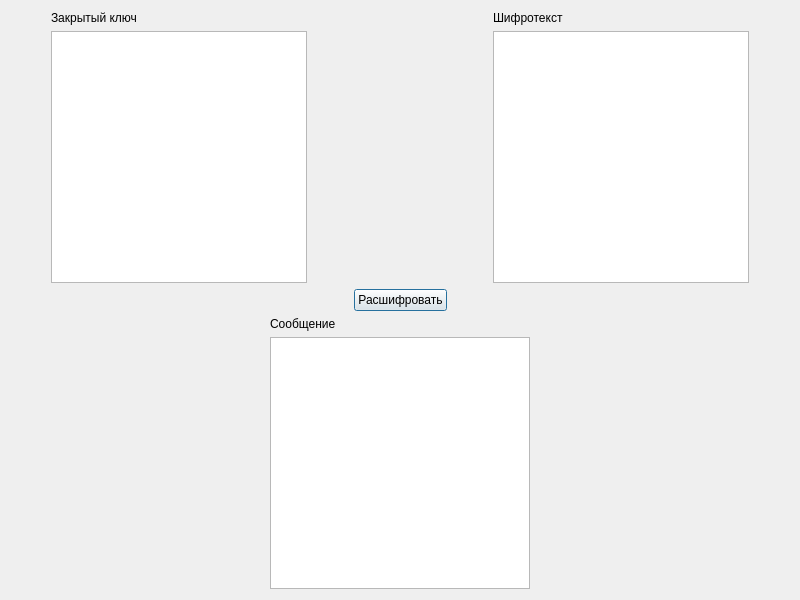
<?xml version="1.0" encoding="UTF-8"?>
<ui version="4.0">
 <class>Decrypt</class>
 <widget class="QDialog" name="Decrypt">
  <property name="geometry">
   <rect>
    <x>0</x>
    <y>0</y>
    <width>800</width>
    <height>600</height>
   </rect>
  </property>
  <property name="windowTitle">
   <string>Dialog</string>
  </property>
  <layout class="QVBoxLayout" name="verticalLayout_4">
   <item>
    <layout class="QHBoxLayout" name="horizontalLayout_3">
     <item>
      <layout class="QHBoxLayout" name="horizontalLayout">
       <item>
        <spacer name="horizontalSpacer">
         <property name="orientation">
          <enum>Qt::Horizontal</enum>
         </property>
         <property name="sizeHint" stdset="0">
          <size>
           <width>40</width>
           <height>20</height>
          </size>
         </property>
        </spacer>
       </item>
       <item>
        <layout class="QVBoxLayout" name="verticalLayout">
         <item>
          <widget class="QLabel" name="label">
           <property name="text">
            <string>Закрытый ключ</string>
           </property>
          </widget>
         </item>
         <item>
          <widget class="QTextEdit" name="textEditKey"/>
         </item>
        </layout>
       </item>
      </layout>
     </item>
     <item>
      <spacer name="horizontalSpacer_3">
       <property name="orientation">
        <enum>Qt::Horizontal</enum>
       </property>
       <property name="sizeHint" stdset="0">
        <size>
         <width>40</width>
         <height>20</height>
        </size>
       </property>
      </spacer>
     </item>
     <item>
      <layout class="QHBoxLayout" name="horizontalLayout_2">
       <item>
        <layout class="QVBoxLayout" name="verticalLayout_2">
         <item>
          <widget class="QLabel" name="label_2">
           <property name="text">
            <string>Шифротекст</string>
           </property>
          </widget>
         </item>
         <item>
          <widget class="QTextEdit" name="textEditCipher"/>
         </item>
        </layout>
       </item>
       <item>
        <spacer name="horizontalSpacer_2">
         <property name="orientation">
          <enum>Qt::Horizontal</enum>
         </property>
         <property name="sizeHint" stdset="0">
          <size>
           <width>40</width>
           <height>20</height>
          </size>
         </property>
        </spacer>
       </item>
      </layout>
     </item>
    </layout>
   </item>
   <item>
    <layout class="QHBoxLayout" name="horizontalLayout_4">
     <item>
      <spacer name="horizontalSpacer_4">
       <property name="orientation">
        <enum>Qt::Horizontal</enum>
       </property>
       <property name="sizeHint" stdset="0">
        <size>
         <width>40</width>
         <height>20</height>
        </size>
       </property>
      </spacer>
     </item>
     <item>
      <widget class="QPushButton" name="pushButton">
       <property name="text">
        <string>Расшифровать</string>
       </property>
      </widget>
     </item>
     <item>
      <spacer name="horizontalSpacer_5">
       <property name="orientation">
        <enum>Qt::Horizontal</enum>
       </property>
       <property name="sizeHint" stdset="0">
        <size>
         <width>40</width>
         <height>20</height>
        </size>
       </property>
      </spacer>
     </item>
    </layout>
   </item>
   <item>
    <layout class="QHBoxLayout" name="horizontalLayout_5">
     <item>
      <spacer name="horizontalSpacer_6">
       <property name="orientation">
        <enum>Qt::Horizontal</enum>
       </property>
       <property name="sizeHint" stdset="0">
        <size>
         <width>40</width>
         <height>20</height>
        </size>
       </property>
      </spacer>
     </item>
     <item>
      <layout class="QVBoxLayout" name="verticalLayout_3">
       <item>
        <widget class="QLabel" name="label_3">
         <property name="text">
          <string>Сообщение</string>
         </property>
        </widget>
       </item>
       <item>
        <widget class="QTextBrowser" name="textBrowser"/>
       </item>
      </layout>
     </item>
     <item>
      <spacer name="horizontalSpacer_7">
       <property name="orientation">
        <enum>Qt::Horizontal</enum>
       </property>
       <property name="sizeHint" stdset="0">
        <size>
         <width>40</width>
         <height>20</height>
        </size>
       </property>
      </spacer>
     </item>
    </layout>
   </item>
  </layout>
 </widget>
 <resources/>
 <connections/>
</ui>
